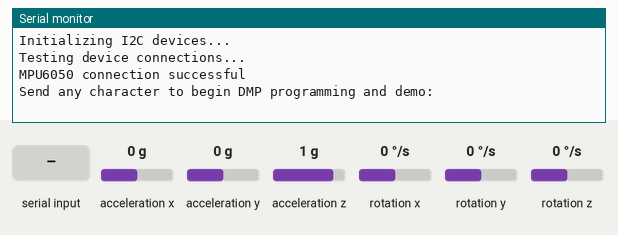
Recording of a sketch running on a simulated Arduino Uno, built with avr-gcc and run on an emulated ATmega328P. On the bench: the last lines printed to the serial monitor. The inputs (shaded band) are chosen by the test bench; at power-on: acceleration x 0 g, acceleration y 0 g, acceleration z 1 g, rotation x 0 °/s, rotation y 0 °/s, rotation z 0 °/s.

Above: at 0.9 s.
1.0 s: "Z\n" received over Serial
At 2.2 s:
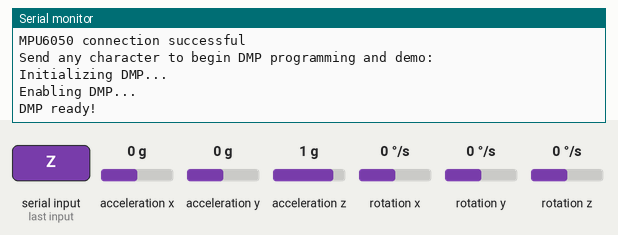
3.0 s: "z\n" received over Serial
At 3.6 s:
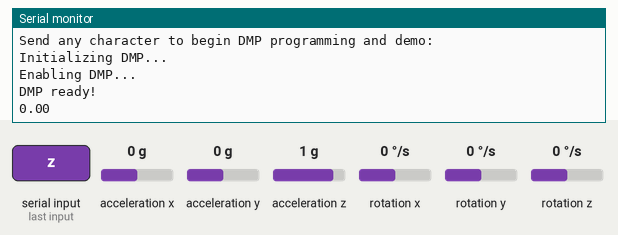
4.5 s: "1\n" received over Serial
At 5.6 s:
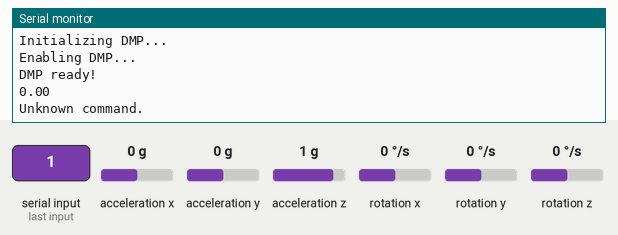

The sketch:

IMU.ino
```cpp
#include "I2Cdev.h"
#include "MPU6050_6Axis_MotionApps20.h"
#include <Wire.h>

MPU6050 mpu;

bool dmpReady = false;
uint8_t devStatus;
uint16_t packetSize;
uint8_t fifoBuffer[64];

Quaternion q;
VectorFloat gravity;
float ypr[3];

String inputBuffer = "";

void setup() {
    Wire.begin();
    Wire.setClock(400000);

    Serial.begin(115200);
    while (!Serial);

    Serial.println(F("Initializing I2C devices..."));
    mpu.initialize();

    Serial.println(F("Testing device connections..."));
    Serial.println(mpu.testConnection() ? F("MPU6050 connection successful") : F("MPU6050 connection failed"));

    Serial.println(F("\nSend any character to begin DMP programming and demo: "));
    while (Serial.available() && Serial.read());
    while (!Serial.available());
    while (Serial.available() && Serial.read());

    Serial.println(F("Initializing DMP..."));
    devStatus = mpu.dmpInitialize();

    mpu.setXGyroOffset(220);
    mpu.setYGyroOffset(76);
    mpu.setZGyroOffset(-85);
    mpu.setZAccelOffset(1788);

    if (devStatus == 0) {
        mpu.CalibrateAccel(6);
        mpu.CalibrateGyro(6);
        mpu.PrintActiveOffsets();
        Serial.println(F("Enabling DMP..."));
        mpu.setDMPEnabled(true);

        dmpReady = true;
        packetSize = mpu.dmpGetFIFOPacketSize();
        Serial.println(F("DMP ready!"));
    } else {
        Serial.print(F("DMP Initialization failed (code "));
        Serial.print(devStatus);
        Serial.println(F(")"));
    }
}

void loop() {
    // Serial command handler
    while (Serial.available()) {
        char c = Serial.read();
        if (c == '\n' || c == '\r') {
            if (inputBuffer.length() > 0) {
                processCommand(inputBuffer);
                inputBuffer = "";
            }
        } else if (isPrintable(c)) {
            inputBuffer += c;
        }
    }
}

void processCommand(const String& cmd) {
    if (!dmpReady) {
        Serial.println("MPU not ready.");
        return;
    }
    if (cmd.charAt(0) == 'Z' || cmd.charAt(0) == 'z') {
        // Poll FIFO for latest packet
        if (mpu.dmpGetCurrentFIFOPacket(fifoBuffer)) {
            mpu.dmpGetQuaternion(&q, fifoBuffer);
            mpu.dmpGetGravity(&gravity, &q);
            mpu.dmpGetYawPitchRoll(ypr, &q, &gravity);
            Serial.print(ypr[0] * 180.0 / M_PI); // Z angle in degrees
            Serial.println();
        } else {
            Serial.println("No new data.");
        }
    } else {
        Serial.println("Unknown command.");
    }
}
```

Measured:
- after the input at 1.0 s, the serial monitor: prints a new line at once (image 1)
- after the input at 3.0 s, the serial monitor: prints a new line at once (image 2)
- after the input at 4.5 s, the serial monitor: prints a new line at once (image 3)
